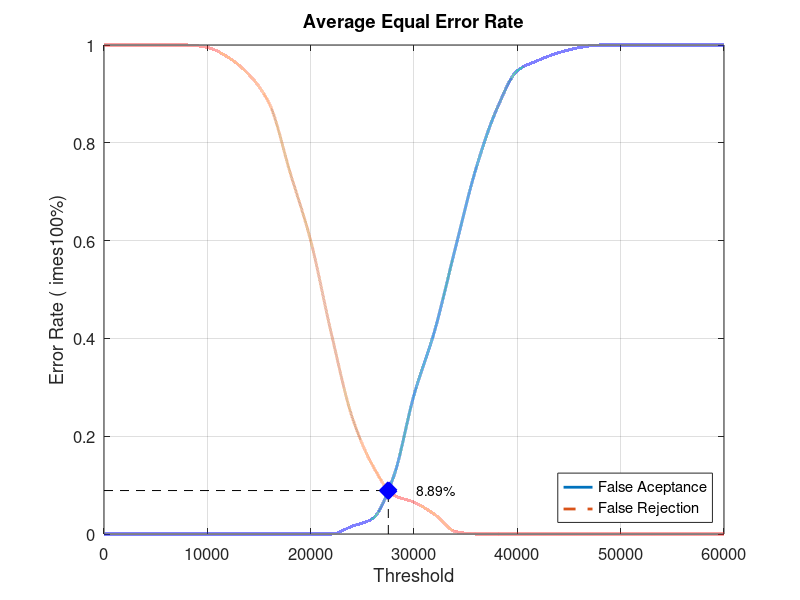
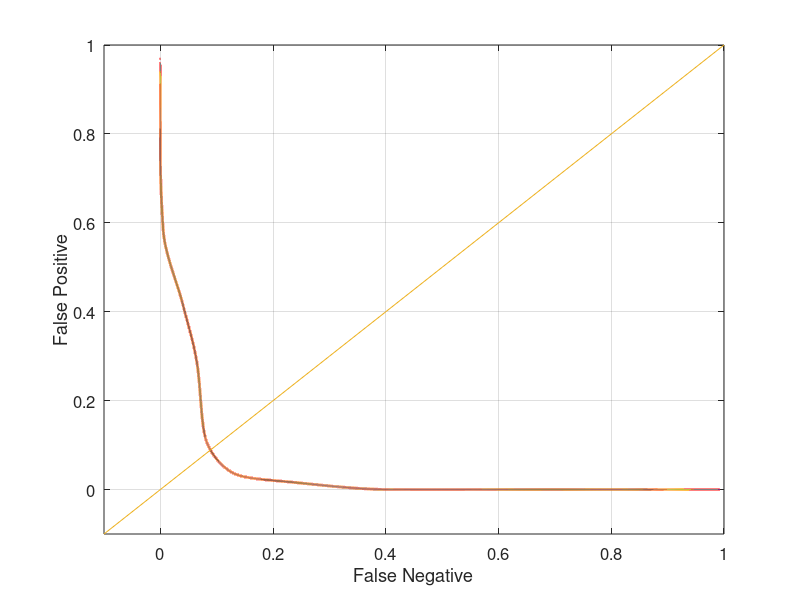

Source code (MATLAB) for these figures, in order:
close all;
clear;
clc;
x = 0:2000:60000;
xq = 0:0.5:60000;

y0 = [0 0 0 0 0 0 0 0 0 0 0 0 0.0157895 0.0315789 0.115789 0.284211 0.415789 0.584211 0.747368 0.868421 0.947368 0.968421 0.984211 0.994737 1 1 1 1 1 1 1]
yy0 = interp1(x, y0, xq, 'pchip');
y1 = [1 1 1 1 1 0.995 0.975 0.94 0.88 0.74 0.6 0.41 0.24 0.14 0.08 0.065 0.04 0.005 0 0 0 0 0 0 0 0 0 0 0 0 0]
yy1 = interp1(x, y1, xq, 'pchip');

% Calculating EER: 
y2 = abs(y0 - y1);
find(y2 == min(y2))
yy2 = abs(yy0 - yy1);
xEER = find(yy2 == min(yy2));
xEERIndex = xq(xEER) % X-axis EER
yEER = yy0(xEER) % Y-axis EER

main = figure
plot(xq, yy0,'-','LineWidth', 2);	hold on
plot(xq, yy1,'--','LineWidth', 2);	hold on
plot([xEERIndex xEERIndex], [0 yEER], 'k--');	hold on
plot([0 xEERIndex], [yEER yEER], 'k--');	hold on
plot(xEERIndex, yEER, 'bx', 'LineWidth', 10);	hold on
text(xEERIndex + 10 * xEERIndex / 100, yEER, [num2str(round((10000 * yEER)) / 100) '%'])
legend('False Aceptance', 'False Rejection', 'Location', 'SouthEast')
xlabel('Threshold')
ylabel('Error Rate (	imes100%)')
title('Average Equal Error Rate')
set(gca, 'FontSize', 12)
axis([0 60000 0 1])
grid on

print(main, 'Database3_3Main', '-dpng');
FNRxFPR = figure('Color', [1 1 1]);
plot(yy1, yy0, '-', yy1, yy0, 'LineWidth', 2);
hold on
y = -0.1:0.1:1
plot(y, y); 
set(gca, 'FontSize', 12)
xlabel('False Negative')
ylabel('False Positive')
axis([-0.1 1 -0.1 1])
set(gca, 'FontSize', 12)
grid on

print(FNRxFPR, 'Database3_3FNRxFPR','-dpng');
